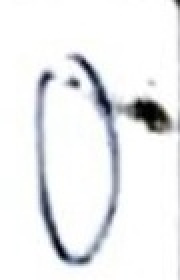
#> input picture Zero_full (1).jpg, 90 x 140 px, found by its file name (shown 2 times larger)
$ jupyter execute --allow-errors recognizing_hand_written_digits.ipynb
#> lines starting #> are read from the running program, lines starting #| are printed output that depends on the picture
<a href="https://colab.research.google.com/github/jhonatanparada499/supervised-learning-notes/blob/main/recognizing_hand_written_digits.ipynb" target="_parent"></a>

## Import Libraries

[cell 1]
# Authors: The scikit-learn developers
# SPDX-License-Identifier: BSD-3-Clause

# Standard scientific Python imports
import matplotlib.pyplot as plt

# Import datasets, classifiers and performance metrics
from sklearn import datasets, metrics, svm
from sklearn.model_selection import train_test_split

# Import image processing library 2026-02-10
from skimage.io import imread
from skimage.color import rgb2gray
from skimage.transform import resize
import numpy as np

# Import os to handle local files
import os

## Data Transformation Example

[cell 2]
IMG_PATH = "archive/0/Zero_full (1).jpg"
img = imread(IMG_PATH) # converts .jpg img into numerical data
#> img is the input picture: shape (140, 90, 3); mean R, G, B 236, 237.2, 238.6
gray_img = rgb2gray(img) # converst img to black and white
resized_img = resize(gray_img, (8, 8), anti_aliasing=True) # makes img be 8x8 pixels

# Scaling values inside the img array
resized_img = resized_img / np.max(resized_img) # calcs pixel intensity relative to higher one in the img
resized_img = 16 - (resized_img * 16) # assigns pixels a value btw 0 - 16
resized_img = np.round(resized_img, 0) # 0 means the number of decimals

print(resized_img)
#| [[0. 0. 0. 0. 0. 0. 0. 1.]
#|  [0. 0. 1. 2. 1. 0. 0. 0.]
#|  [0. 2. 2. 3. 5. 2. 3. 1.]
#|  [0. 2. 1. 0. 3. 3. 6. 4.]
#|  [0. 2. 1. 0. 1. 2. 0. 1.]
#|  [0. 2. 2. 0. 1. 1. 0. 0.]
#|  [0. 1. 4. 1. 2. 1. 0. 0.]
#|  [0. 0. 2. 3. 1. 0. 0. 0.]]

fig, axes = plt.subplots(1, 2, figsize=(8, 4))
ax = axes.ravel()
ax[0].imshow(img)
ax[0].set_title("Original")
ax[1].imshow(resized_img, cmap=plt.cm.gray_r) # gray_r means inverted gray
ax[1].set_title("Grayscale")
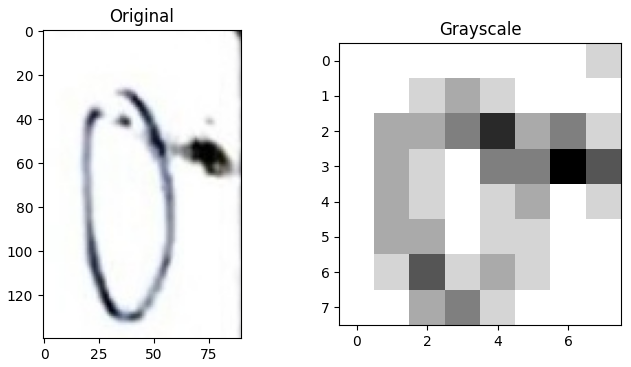
#> figure drawn by matplotlib, 2 panels

## Processing Multiple Pictures

[cell 3]
PATH = "archive/"

# production
# categories = ["0", "1", "2", "3", "4", "5", "6", "7", "8", "9"]

# testing
categories = ["0", "1"]

images = []
labels = []

# Iterates through every directory in archive/
#> (the rest of this cell did not finish here and is left out)

## Checking Data with Labels

[cell 4]
_, axes = plt.subplots(nrows=1, ncols=4, figsize=(10, 3))
for ax, image, label in zip(axes, images, labels):
    ax.set_axis_off()
    ax.imshow(image, cmap=plt.cm.gray_r, interpolation="nearest")
    ax.set_title("Training: %i" % label)

# Task: Test the same after shuffling the data

## Digits Dataset

[cell 5]
digits = datasets.load_digits()

_, axes = plt.subplots(nrows=1, ncols=4, figsize=(10, 3))
for ax, image, label in zip(axes, digits.images, digits.target):
    ax.set_axis_off()
    ax.imshow(image, cmap=plt.cm.gray_r, interpolation="nearest")
    ax.set_title("Training: %i" % label)
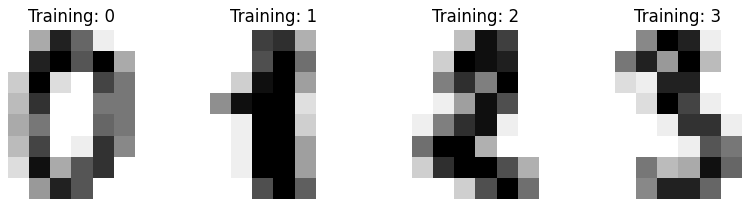
#> figure drawn by matplotlib, 4 panels

## Classification & Training (scikit-learn version)

[cell 6]
# flatten the images
n_samples = len(digits.images)
data = digits.images.reshape((n_samples, -1))

# Create a classifier: a support vector classifier
clf = svm.SVC(gamma=0.001)

# Split data into 50% train and 50% test subsets
X_train, X_test, y_train, y_test = train_test_split(
    data, digits.target, test_size=0.5, shuffle=False
)

# Learn the digits on the train subset
clf.fit(X_train, y_train)

# Predict the value of the digit on the test subset
predicted = clf.predict(X_test)

## Classification & Training (my version)

[cell 7]
# flatten the images
n_samples = len(images)
# data = images.reshape((n_samples, -1)) # returns error bc reshape is not a memeber of built-in list
data = np.array([img.ravel() for img in images])
#> data = empty array

# Create a classifier: a support vector classifier
clf = svm.SVC(gamma=0.001)

# Split data into 50% train and 50% test subsets
#> (the rest of this cell did not finish here and is left out)

## Training & Prediction (My Version)

[cell 8]
# Learn the digits on the train subset
clf.fit(X_train, y_train)

# Predict the value of the digit on the test subset
predicted = clf.predict(X_test)

[cell 9]
_, axes = plt.subplots(nrows=1, ncols=2, figsize=(10, 3))
for ax, image, prediction in zip(axes, X_test, predicted):
    # ax.set_axis_off()
    #image = image.reshape(8, 8) # returns error in my version
    image.shape = (8,8)
    ax.imshow(image, cmap=plt.cm.gray_r, interpolation="nearest")
    ax.set_title(f"Prediction: {prediction}")
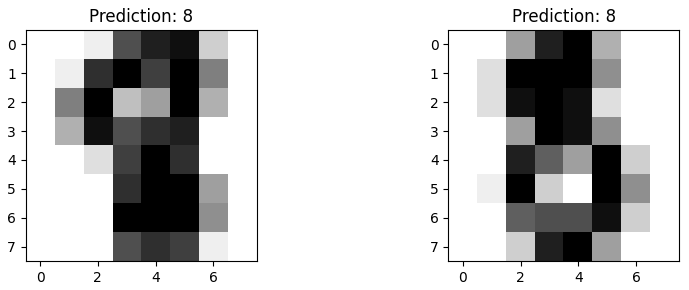
#> figure drawn by matplotlib, 2 panels

## Prediction VS Actual values (Scikit-learn version)

[cell 10]
_, axes = plt.subplots(nrows=1, ncols=5, figsize=(10, 3))
for ax, image, prediction in zip(axes, X_test, predicted):
    # ax.set_axis_off()
    image = image.reshape(8, 8)
    ax.imshow(image, cmap=plt.cm.gray_r, interpolation="nearest")
    ax.set_title(f"Prediction: {prediction}")
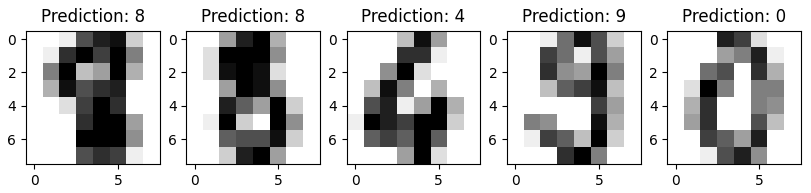
#> figure drawn by matplotlib, 5 panels
